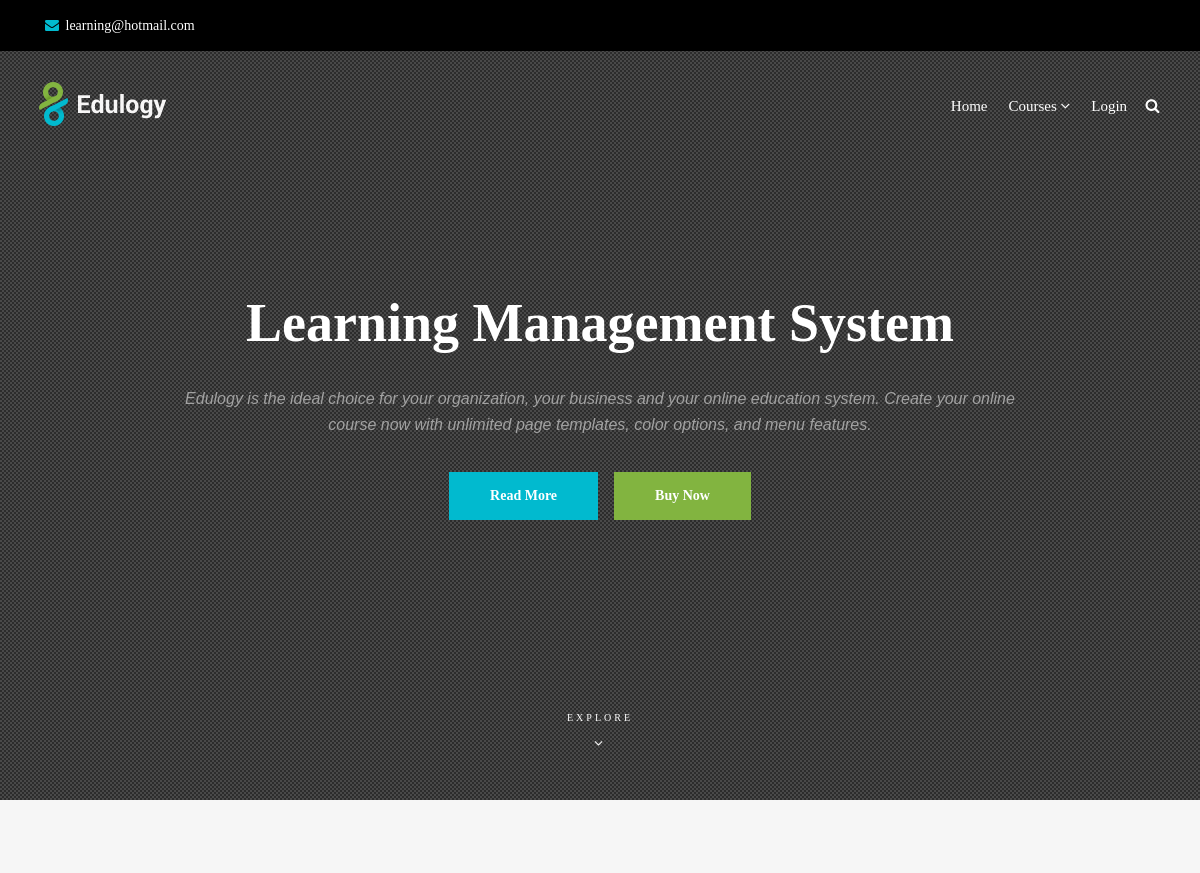
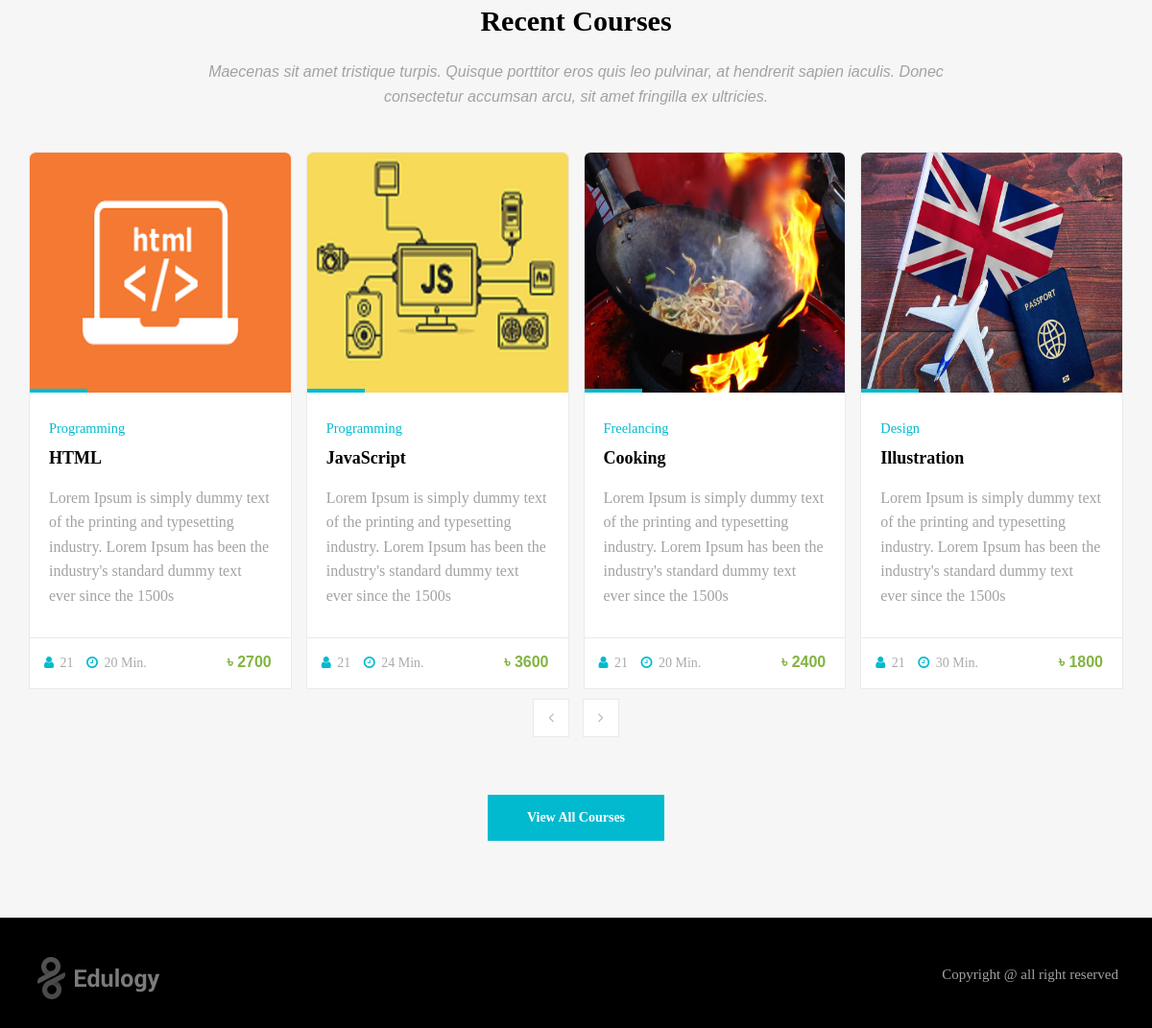
The page / on the database its author committed (2 pictures, top to bottom).
### tables this page shows
CREATE TABLE `courses` (
  `course_id` int(11) NOT NULL,
  `category_id` int(11) NOT NULL,
  `course_title` varchar(191) NOT NULL,
  `banner` varchar(191) NOT NULL,
  `short_description` text NOT NULL,
  `description` longtext NOT NULL,
  `price` varchar(191) NOT NULL,
  `discount` varchar(100) NOT NULL,
  `hours` varchar(100) NOT NULL,
  `total_hit` int(11) NOT NULL,
  `ratting` int(11) NOT NULL,
  `demo_video` varchar(191) DEFAULT NULL,
  `is_active` tinyint(4) NOT NULL,
  `created_at` timestamp NOT NULL DEFAULT current_timestamp()
);

CREATE TABLE `categories` (
  `cat_id` int(11) NOT NULL,
  `cat_name` varchar(191) NOT NULL,
  `is_active` tinyint(4) NOT NULL DEFAULT 0
);

### index.php (the view, shortened to what this page needs)
<?php include 'header.php'; ?>
<section id="home" class="video-section js-height-full">
    <div class="overlay"></div>
    <div class="home-text-wrapper relative container">
        <div class="home-message">
            <p>Learning Management System</p>
            <small>Edulogy is the ideal choice for your organization, your business and your online education system. Create your online course now with unlimited page templates, color options, and menu features.</small>
            <div class="btn-wrapper">
                <div class="text-center">
                    <a href="#" class="btn btn-primary wow slideInLeft">Read More</a> &nbsp;&nbsp;&nbsp;<a href="#" class="btn btn-default wow slideInRight">Buy Now</a>
                </div>
            </div>
        </div>
    </div>
    <div class="slider-bottom">
        <span>Explore <i class="fa fa-angle-down"></i></span>
    </div>
</section>
<section class="section gb">
    <div class="container">
        <div class="section-title text-center">
            <h3>Recent Courses</h3>
            <p>Maecenas sit amet tristique turpis. Quisque porttitor eros quis leo pulvinar, at hendrerit sapien iaculis. Donec consectetur accumsan arcu, sit amet fringilla ex ultricies.</p>
        </div>
        <div id="owl-01" class="owl-carousel owl-theme owl-theme-01">
            <?php
                $query = "SELECT * FROM courses left join categories on categories.cat_id=courses.category_id where courses.is_active=0  Order By course_id desc limit 6";
                $result = $con->query($query);
                if ($result->num_rows > 0) {
                    foreach ($result as $key => $value) {
            ?>
            <div class="caro-item">
                <div class="course-box">
                    <div class="image-wrap entry">
                        <img style="width: 272px; height:250px;" src="<?php echo  $value['banner'];?>" alt="" class="img-responsive">
                    </div>
                    <div class="course-details">
                        <h4>
                            <small><?php echo  $value['cat_name'];?></small>
                            <a href="single-course.php?courseid=<?php echo $value['course_id'] ?>" title=""><?php echo  $value['course_title'];?></a>
                        </h4>
                        <p><?php echo  $value['short_description'];?></p>
                    </div>
                    <div class="course-footer clearfix">
                        <div class="pull-left">
                            <ul class="list-inline">
                                <li><a href="#"><i class="fa fa-user"></i> 21</a></li>
                                <li><a href="#"><i class="fa fa-clock-o"></i> <?php echo  $value['hours'];?> Min.</a></li>
                            </ul>
                        </div>
                        <div class="pull-right">
                            <ul class="list-inline">
                                <li><a href="#">৳ <?php echo round( $value['price']-(($value['price']*$value['discount'])/100));?></a></li>
                            </ul>
                        </div>
                    </div>
                </div>
            </div>
            <?php } }?>
        </div>
        <div class="section-button text-center">
            <a href="courses.php" class="btn btn-primary">View All Courses</a>
        </div>
    </div>
</section>
<?php include 'footer.php'; ?>

### css/carousel.css (style rules this page uses)
.owl-carousel,.owl-carousel .owl-item { -webkit-tap-highlight-color:transparent;position:relative }
.owl-carousel { display:none;width:100%;z-index:1 }
.owl-carousel .owl-item img { display:block;width:100% }
.no-js .owl-carousel,.owl-carousel.owl-loaded { display:block }

### rows shown on the page
courses: banner (picture), category.cat_name "Programming", course_title "HTML", short_description "Lorem Ipsum is simply dummy text of the printing and typesetting industry. Lorem Ipsum has been the industry's standard dummy text ever since the 1500s", hours "20", $value['price']-(($value['price']*$value['discount'])/100) "2700"
courses: banner (picture), category.cat_name "Programming", course_title "JavaScript", short_description "Lorem Ipsum is simply dummy text of the printing and typesetting industry. Lorem Ipsum has been the industry's standard dummy text ever since the 1500s", hours "24", $value['price']-(($value['price']*$value['discount'])/100) "3600"
courses: banner (picture), category.cat_name "Freelancing", course_title "Cooking", short_description "Lorem Ipsum is simply dummy text of the printing and typesetting industry. Lorem Ipsum has been the industry's standard dummy text ever since the 1500s", hours "20", $value['price']-(($value['price']*$value['discount'])/100) "2400"
courses: banner (picture), category.cat_name "Design", course_title "Illustration", short_description "Lorem Ipsum is simply dummy text of the printing and typesetting industry. Lorem Ipsum has been the industry's standard dummy text ever since the 1500s", hours "30", $value['price']-(($value['price']*$value['discount'])/100) "1800"
